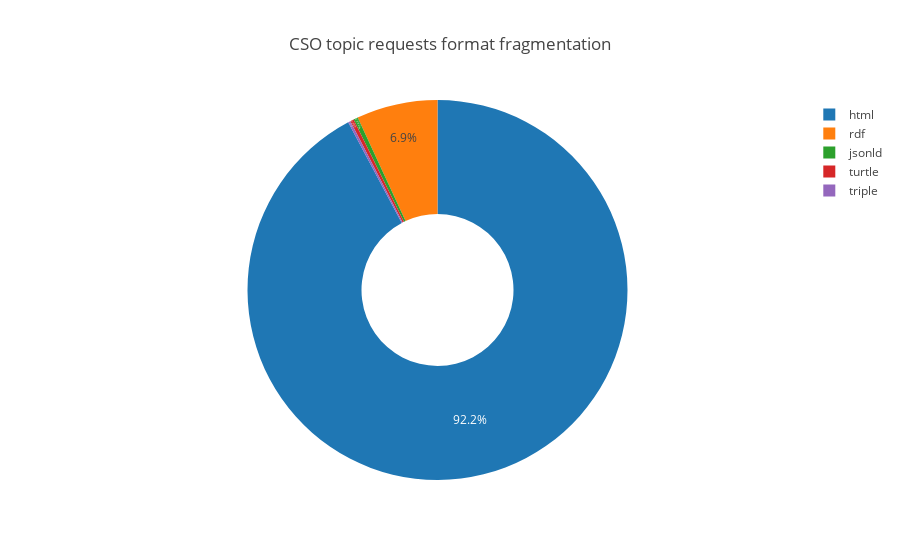

Source (notebook cell):
### Markdown cell above
# Analysis of CSO topic requests

### Code cell
formats = topics_req_df.groupby('format')[['id']].nunique()

pie = go.Pie(values=formats.id,
              labels=formats.index,
              textposition='inside',
              name='Format',
              hoverinfo='label+value+name',
              hole=.4)

donut = go.Layout(title='CSO topic requests format fragmentation')
fig = go.Figure(data=[pie], layout=donut)
plotly.offline.iplot(fig)
pio.write_image(fig, 'images/requests_formats.png')

### Figure 1 — Plotly figure (JSON) as saved in the notebook; plotly's stock layout.template omitted (floating-point values rounded to 4 significant figures)
{"data": [{"hole": 0.4, "hoverinfo": "label+value+name", "labels": ["html", "jsonld", "rdf", "triple", "turtle"], "name": "Format", "textposition": "inside", "type": "pie", "uid": "45bc0b45-af59-493a-8ba6-7343c78b83de", "values": [5800, 24, 434, 13, 19]}], "layout": {"title": "CSO topic requests format fragmentation"}}
